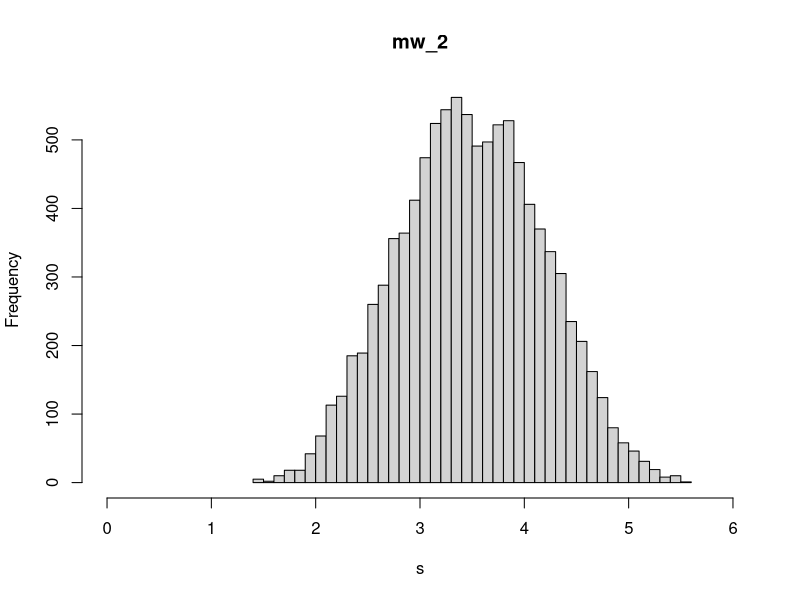

R code for this plot:
#Ein Schätzer (a.k.a. Statistik) ist eine Funktion der Stichprobe
mw = function(x){ 
  return (mean(x))
}

mw_2 = function(x){ 
  return (0.5*(x[1] + x[2]) + 1/length(x))
}

med = function(x){ 
  return (median(x))
}

s = rep(NA, 10000)
n = 10
for (i in 1:length(s)){
  x = runif(n, 1, 6) #Erzeugung der Stichprobe, aus einer Verteilung
  #Frage was ist EW
  s[i] = med(x) 
}
hist(s, 30, xlim = c(0,6), main='mw_2')
mean(s)
mean((s-3.5)^2) #0.2




mean((s - 3.5)^2)#Bei n = 10
#mse 
#     mw 0.20
#     med 0.44
#     mw_2 1.05



